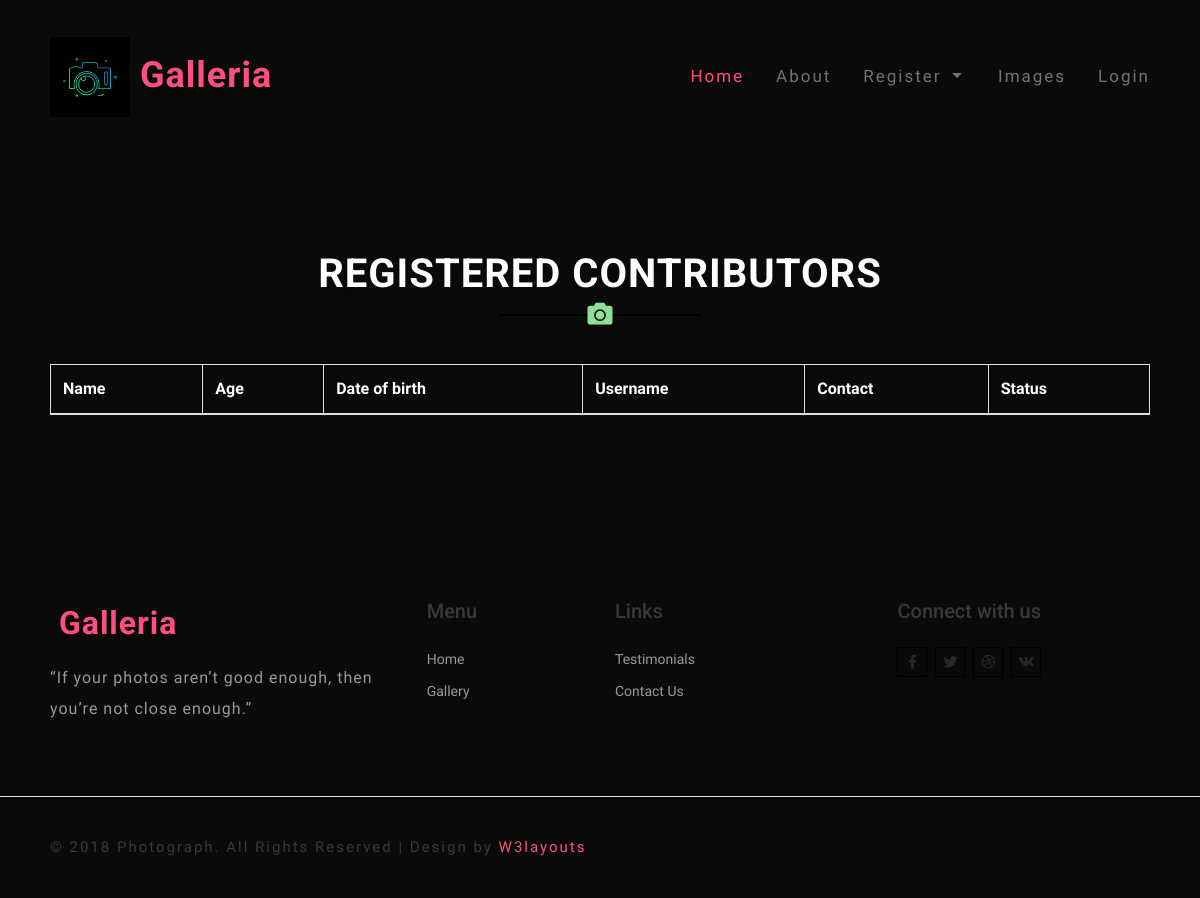
/v_contributor, run on an earlier commit of the app's database.
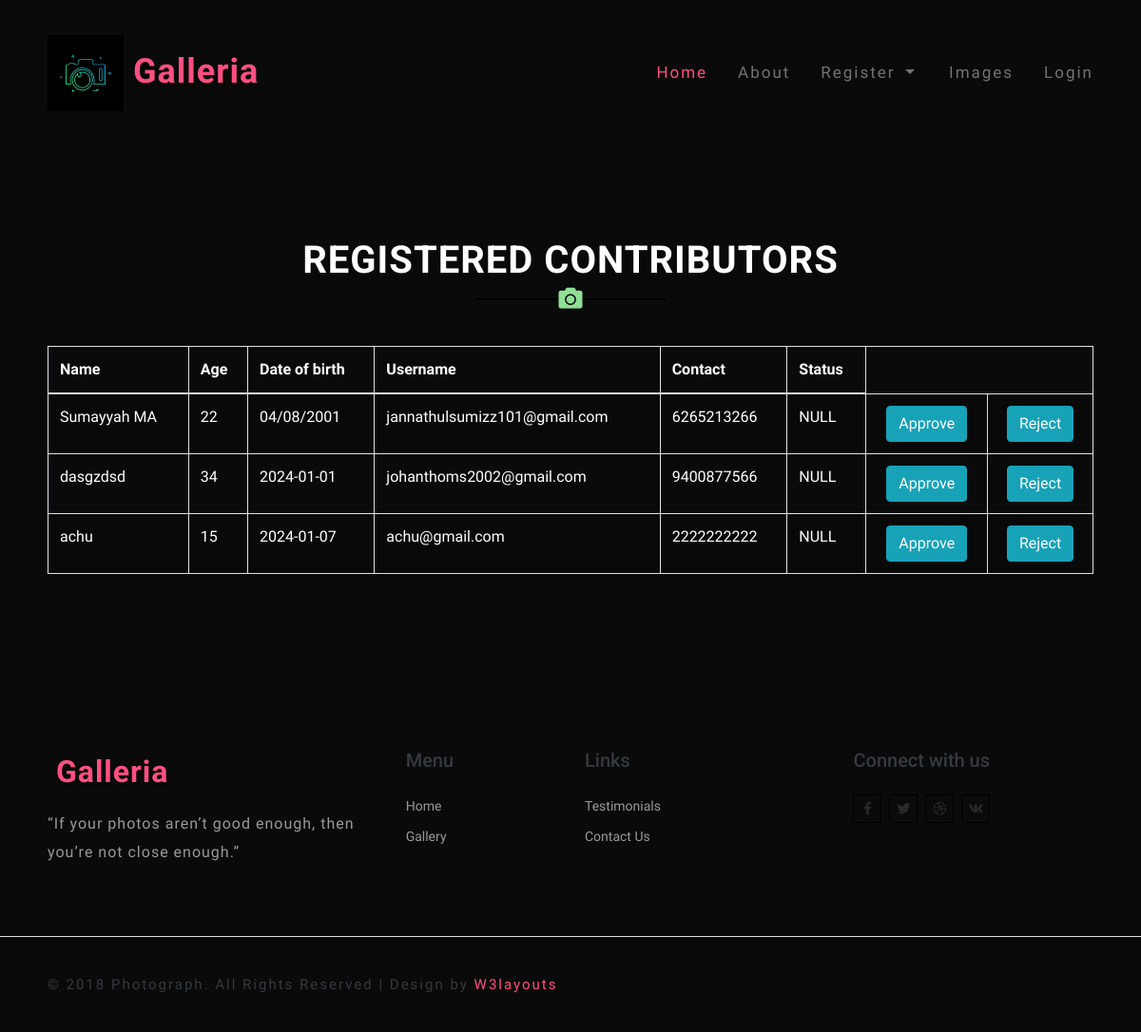
And on a later commit of the database.
### Image/models.py (models this page shows)
class register(db.Model, UserMixin):
    id=db.Column(db.Integer, primary_key=True)
    name = db.Column(db.String(80))
    email= db.Column(db.String(80))
    number= db.Column(db.String (10))
    password = db.Column(db.String(80))
    utype = db.Column(db.String(80))
    age = db.Column(db.String(80))
    dob = db.Column(db.String(80))
    image=db.Column(db.String(80))
    status=db.Column(db.String(80),default='NULL')

### Image/routes.py (the view)
@login_required
@app.route('/v_contributor')
def vw_contributors():
    a = register.query.filter_by(utype="Contributor",status="NULL").all()
    return render_template("viewcon.html",a=a)

### Image/templates/viewcon.html (shortened to what this page needs)
{%extends 'layout.html'%}
{%block content%}
<div class="newsletter_right_w3agile py-5" id="newsletter">
    <div class="container py-xl-5 py-lg-3">
        <div class="main-title text-center mb-5">
            <h3 class="tittle text-uppercase text-white font-weight-bold">Registered Contributors</h3>
            <div class="title-icon">
                <i class="fas fa-camera"></i>
            </div>
        </div>
                <table class="table table-striped table-bordered" style="color: #ffff;">
                    <thead>
                        <tr>
                            <th>Name</th>
                            <th>Age</th>
                            <th>Date of birth</th>
                            <th>Username</th>
                            <th>Contact</th>
                            <th>Status</th>
                        </tr>
                    </thead>
                <tbody>
                {% for i in a %}
                <tr>
                    <td>{{i.name}}</td>
                    <td>{{i.age}}</td>
                    <td>{{i.dob}}</td>
                    <td>{{i.email}}</td>
                    <td>{{i.number}}</td>
                    <td>{{i.status}}</td>
                    <td class="text-center"><a class='btn btn-info btn-xs' href="/approve_contributor/{{i.id}}">
                         Approve</a></td>
                    <td class="text-center"><a class='btn btn-info btn-xs' href="/reject_contributor/{{i.id}}">
                         Reject</a></td>
                </tr>
                {% endfor %}
                </tbody>
                </table>
</div>
</div>
{%endblock%}

What changed in the data, as far as the page shows it:
now on this page (row edited): register: name "Sumayyah MA", age "22", dob "04/08/2001", email "jannathulsumizz101@gmail.com", number "6265213266", status "NULL"
now on this page (row edited): register: name "dasgzdsd", age "34", dob "2024-01-01", email "johanthoms2002@gmail.com", number "9400877566", status "NULL"
added register: name "achu", age "15", dob "2024-01-07", email "achu@gmail.com", number "2222222222", status "NULL"
